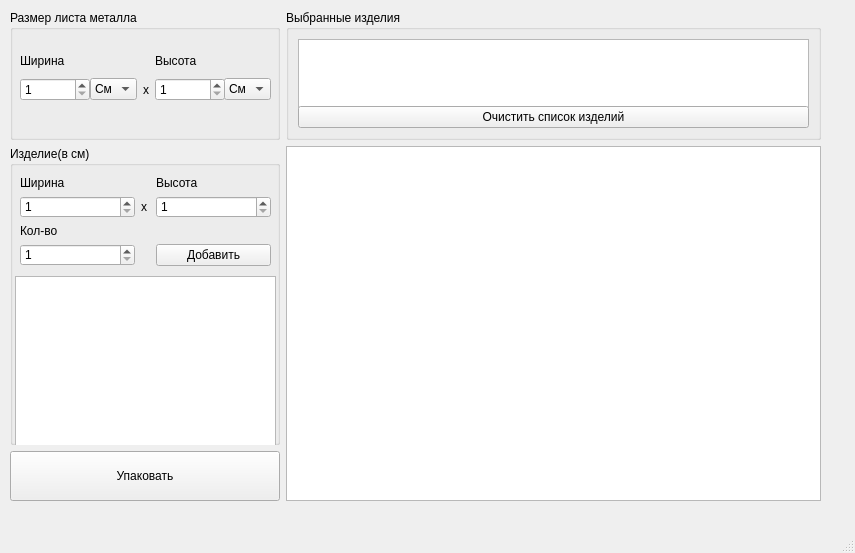
<?xml version="1.0" encoding="UTF-8"?>
<ui version="4.0">
 <class>packUI</class>
 <widget class="QMainWindow" name="packUI">
  <property name="windowModality">
   <enum>Qt::WindowModal</enum>
  </property>
  <property name="geometry">
   <rect>
    <x>0</x>
    <y>0</y>
    <width>855</width>
    <height>553</height>
   </rect>
  </property>
  <property name="sizePolicy">
   <sizepolicy hsizetype="Maximum" vsizetype="Preferred">
    <horstretch>0</horstretch>
    <verstretch>0</verstretch>
   </sizepolicy>
  </property>
  <property name="minimumSize">
   <size>
    <width>855</width>
    <height>553</height>
   </size>
  </property>
  <property name="maximumSize">
   <size>
    <width>855</width>
    <height>553</height>
   </size>
  </property>
  <property name="tabletTracking">
   <bool>false</bool>
  </property>
  <property name="windowTitle">
   <string>packUI</string>
  </property>
  <property name="autoFillBackground">
   <bool>false</bool>
  </property>
  <widget class="QWidget" name="centralwidget">
   <widget class="QWidget" name="layoutWidget">
    <property name="geometry">
     <rect>
      <x>10</x>
      <y>10</y>
      <width>811</width>
      <height>491</height>
     </rect>
    </property>
    <layout class="QGridLayout" name="gridLayout_3">
     <item row="1" column="0" rowspan="2">
      <widget class="QGroupBox" name="groupBox">
       <property name="sizePolicy">
        <sizepolicy hsizetype="Maximum" vsizetype="Minimum">
         <horstretch>0</horstretch>
         <verstretch>0</verstretch>
        </sizepolicy>
       </property>
       <property name="minimumSize">
        <size>
         <width>270</width>
         <height>200</height>
        </size>
       </property>
       <property name="title">
        <string>Изделие(в см)</string>
       </property>
       <widget class="QWidget" name="layoutWidget">
        <property name="geometry">
         <rect>
          <x>10</x>
          <y>30</y>
          <width>251</width>
          <height>91</height>
         </rect>
        </property>
        <layout class="QGridLayout" name="gridLayout">
         <item row="1" column="1">
          <widget class="QLabel" name="label_3">
           <property name="text">
            <string>x</string>
           </property>
          </widget>
         </item>
         <item row="0" column="0">
          <widget class="QLabel" name="label">
           <property name="text">
            <string>Ширина</string>
           </property>
          </widget>
         </item>
         <item row="2" column="0">
          <widget class="QLabel" name="label_4">
           <property name="text">
            <string>Кол-во</string>
           </property>
          </widget>
         </item>
         <item row="3" column="2">
          <widget class="QPushButton" name="pushButton">
           <property name="text">
            <string>Добавить</string>
           </property>
          </widget>
         </item>
         <item row="0" column="2">
          <widget class="QLabel" name="label_2">
           <property name="text">
            <string>Высота</string>
           </property>
          </widget>
         </item>
         <item row="3" column="0">
          <widget class="QSpinBox" name="spinBox">
           <property name="minimum">
            <number>1</number>
           </property>
           <property name="maximum">
            <number>999</number>
           </property>
          </widget>
         </item>
         <item row="1" column="0">
          <widget class="QSpinBox" name="spinBox_4">
           <property name="minimumSize">
            <size>
             <width>115</width>
             <height>0</height>
            </size>
           </property>
           <property name="minimum">
            <number>1</number>
           </property>
           <property name="maximum">
            <number>9999</number>
           </property>
          </widget>
         </item>
         <item row="1" column="2">
          <widget class="QSpinBox" name="spinBox_5">
           <property name="minimumSize">
            <size>
             <width>115</width>
             <height>0</height>
            </size>
           </property>
           <property name="minimum">
            <number>1</number>
           </property>
           <property name="maximum">
            <number>9999</number>
           </property>
          </widget>
         </item>
        </layout>
       </widget>
       <widget class="QGraphicsView" name="graphicsView_3">
        <property name="geometry">
         <rect>
          <x>5</x>
          <y>130</y>
          <width>261</width>
          <height>171</height>
         </rect>
        </property>
       </widget>
      </widget>
     </item>
     <item row="3" column="0">
      <widget class="QPushButton" name="PackButton">
       <property name="minimumSize">
        <size>
         <width>0</width>
         <height>50</height>
        </size>
       </property>
       <property name="text">
        <string>Упаковать</string>
       </property>
      </widget>
     </item>
     <item row="1" column="1" rowspan="3">
      <widget class="QGraphicsView" name="graphicsView_2">
       <property name="sizePolicy">
        <sizepolicy hsizetype="Minimum" vsizetype="Minimum">
         <horstretch>0</horstretch>
         <verstretch>0</verstretch>
        </sizepolicy>
       </property>
       <property name="minimumSize">
        <size>
         <width>300</width>
         <height>0</height>
        </size>
       </property>
       <property name="tabletTracking">
        <bool>false</bool>
       </property>
      </widget>
     </item>
     <item row="0" column="1">
      <widget class="QGroupBox" name="groupBox_2">
       <property name="sizePolicy">
        <sizepolicy hsizetype="Preferred" vsizetype="Minimum">
         <horstretch>0</horstretch>
         <verstretch>0</verstretch>
        </sizepolicy>
       </property>
       <property name="minimumSize">
        <size>
         <width>0</width>
         <height>80</height>
        </size>
       </property>
       <property name="title">
        <string>Выбранные изделия</string>
       </property>
       <layout class="QGridLayout" name="gridLayout_2">
        <item row="0" column="0">
         <widget class="QGraphicsView" name="graphicsView">
          <property name="sizePolicy">
           <sizepolicy hsizetype="Expanding" vsizetype="Minimum">
            <horstretch>0</horstretch>
            <verstretch>0</verstretch>
           </sizepolicy>
          </property>
          <property name="minimumSize">
           <size>
            <width>130</width>
            <height>70</height>
           </size>
          </property>
         </widget>
        </item>
        <item row="1" column="0">
         <widget class="QPushButton" name="ClearButton">
          <property name="text">
           <string>Очистить список изделий</string>
          </property>
         </widget>
        </item>
       </layout>
      </widget>
     </item>
     <item row="0" column="0">
      <widget class="QGroupBox" name="groupBox_3">
       <property name="sizePolicy">
        <sizepolicy hsizetype="Minimum" vsizetype="Fixed">
         <horstretch>0</horstretch>
         <verstretch>130</verstretch>
        </sizepolicy>
       </property>
       <property name="minimumSize">
        <size>
         <width>70</width>
         <height>130</height>
        </size>
       </property>
       <property name="title">
        <string>Размер листа металла</string>
       </property>
       <widget class="QWidget" name="">
        <property name="geometry">
         <rect>
          <x>10</x>
          <y>40</y>
          <width>251</width>
          <height>51</height>
         </rect>
        </property>
        <layout class="QGridLayout" name="gridLayout_4">
         <item row="1" column="4">
          <widget class="QComboBox" name="comboBox_2">
           <item>
            <property name="text">
             <string>См</string>
            </property>
           </item>
           <item>
            <property name="text">
             <string>М</string>
            </property>
           </item>
          </widget>
         </item>
         <item row="1" column="1">
          <widget class="QComboBox" name="comboBox">
           <item>
            <property name="text">
             <string>См</string>
            </property>
           </item>
           <item>
            <property name="text">
             <string>М</string>
            </property>
           </item>
          </widget>
         </item>
         <item row="1" column="2" alignment="Qt::AlignHCenter">
          <widget class="QLabel" name="label_7">
           <property name="text">
            <string>x</string>
           </property>
          </widget>
         </item>
         <item row="1" column="3">
          <widget class="QSpinBox" name="spinBox_3">
           <property name="minimumSize">
            <size>
             <width>70</width>
             <height>0</height>
            </size>
           </property>
           <property name="minimum">
            <number>1</number>
           </property>
           <property name="maximum">
            <number>9999</number>
           </property>
          </widget>
         </item>
         <item row="1" column="0">
          <widget class="QSpinBox" name="spinBox_2">
           <property name="minimumSize">
            <size>
             <width>70</width>
             <height>0</height>
            </size>
           </property>
           <property name="minimum">
            <number>1</number>
           </property>
           <property name="maximum">
            <number>9999</number>
           </property>
          </widget>
         </item>
         <item row="0" column="0">
          <widget class="QLabel" name="label_5">
           <property name="text">
            <string>Ширина</string>
           </property>
          </widget>
         </item>
         <item row="0" column="3">
          <widget class="QLabel" name="label_6">
           <property name="text">
            <string>Высота</string>
           </property>
          </widget>
         </item>
        </layout>
       </widget>
      </widget>
     </item>
    </layout>
   </widget>
  </widget>
  <widget class="QMenuBar" name="menubar">
   <property name="geometry">
    <rect>
     <x>0</x>
     <y>0</y>
     <width>855</width>
     <height>21</height>
    </rect>
   </property>
  </widget>
  <widget class="QStatusBar" name="statusbar"/>
 </widget>
 <resources/>
 <connections/>
</ui>
